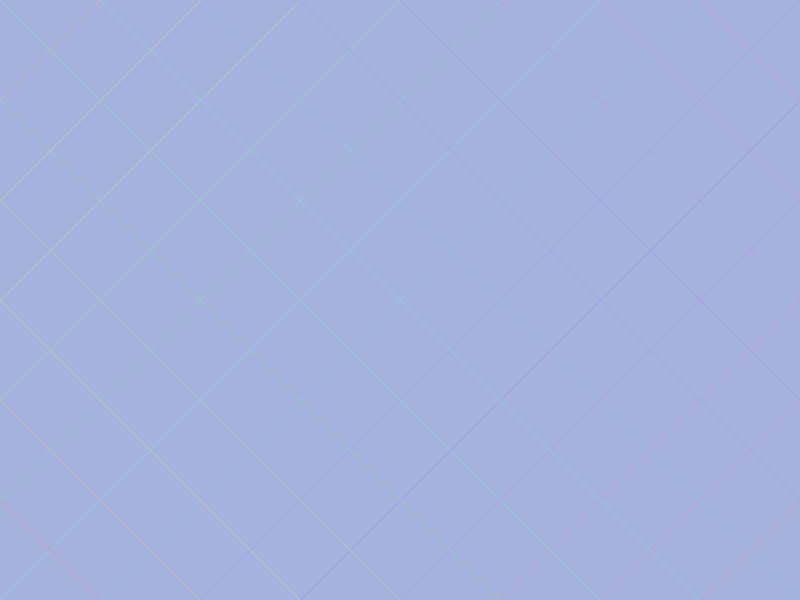
Frame 1 (no input)
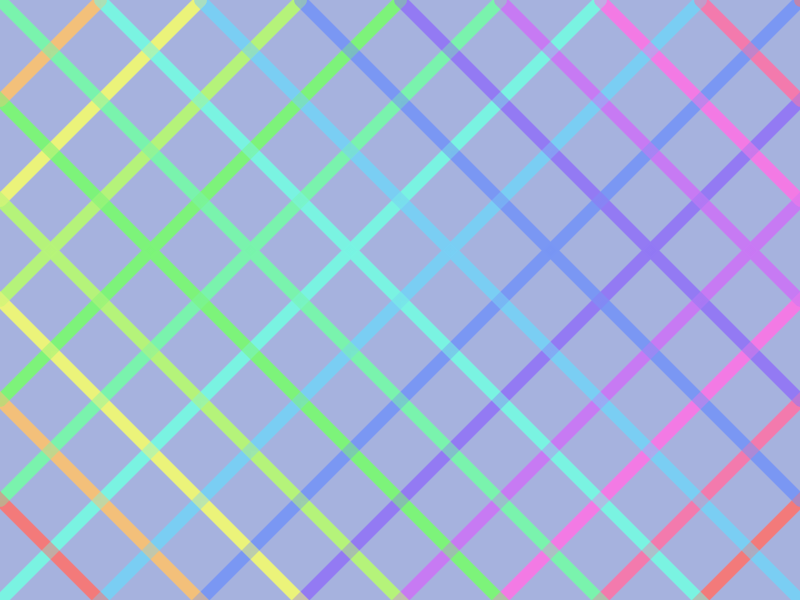
Frame 60 (the mouse pressed at the canvas centre just before this capture)
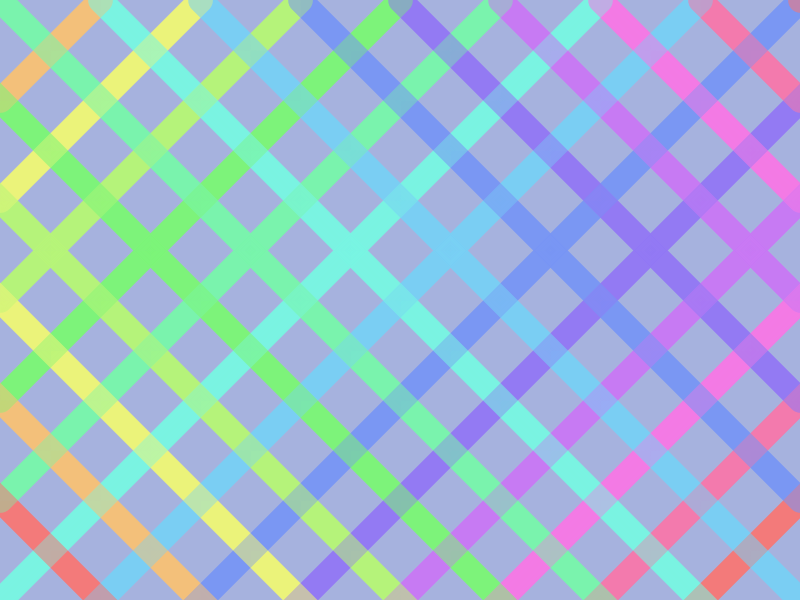
Frame 120 (the mouse held since frame 60 and released just before this capture)

The Processing sketch that drew these frames (run headless with seeded random() and noise(); from frame 60 on, the mouse is pressed at the canvas centre):

// Processing sketch: bianzhidai_exp02
// ── bianzhidai_exp02.pde
//定义颜色
color c1 = #F57777 ;
color c2 = #F577AD ;
color c3 = #F577E6 ;
color c4 = #CA77F5 ;
color c5 = #9177F5 ;
color c6 = #7795F5 ;
color c7 = #77CEF5 ;
color c8 = #77F5E3 ;
color c9 = #77F5AA ;
color c10 = #7CF577 ;
color c11 = #B5F577 ;
color c12 = #EEF577 ;
color c13 = #F5C277 ;

//实验动态线条粗细
float x = 1.0 ;
float step = 0.2 ;


void setup(){
  //设置画板大小
  size(800,600) ;
  //更改背景颜色
  background(#A6B2DE) ;
  //改变线条颜色
  stroke(255,0,0,50) ;

}

void draw(){
  
    //调整线条粗细
  strokeWeight(x);
  //尝试画线
stroke(c1,70);
line(1300,0,0,1300) ;
stroke(c2,70);
line(1200,0,0,1200) ;
stroke(c3,70);
line(1100,0,0,1100) ;
stroke(c4,70);
line(1000,0,0,1000) ;
stroke(c5,70);
line(900,0,0,900) ;
stroke(c6,70);
line(800,0,0,800) ;
stroke(c7,70);
line(700,0,0,700) ;
stroke(c8,70);
line(600,0,0,600) ;
stroke(c9,70);
line(500,0,0,500) ;
stroke(c10,70);
line(400,0,0,400) ;
stroke(c11,70);
line(300,0,0,300) ;
stroke(c12,70);
line(200,0,0,200) ;
stroke(c13,70);
line(100,0,0,100) ;
//画反向
stroke(c1,70);
line(800,0,800,0);
stroke(c2,70);
line(700,0,800,100);
stroke(c3,70);
line(600,0,800,200);
stroke(c4,70);
line(500,0,800,300);
stroke(c5,70);
line(400,0,800,400);
stroke(c6,70);
line(300,0,800,500);
stroke(c7,70);
line(200,0,800,600);
stroke(c8,70);
line(100,0,800,700);
stroke(c9,70);
line(0,0,800,800);
stroke(c10,70);
line(-100,0,800,900);
stroke(c11,70);
line(-200,0,800,1000);
stroke(c12,70);
line(-300,0,800,1100);
stroke(c13,70);
line(-400,0,800,1200);
stroke(c1,70);
line(-500,0,800,1300);

x = x + step ;
}
